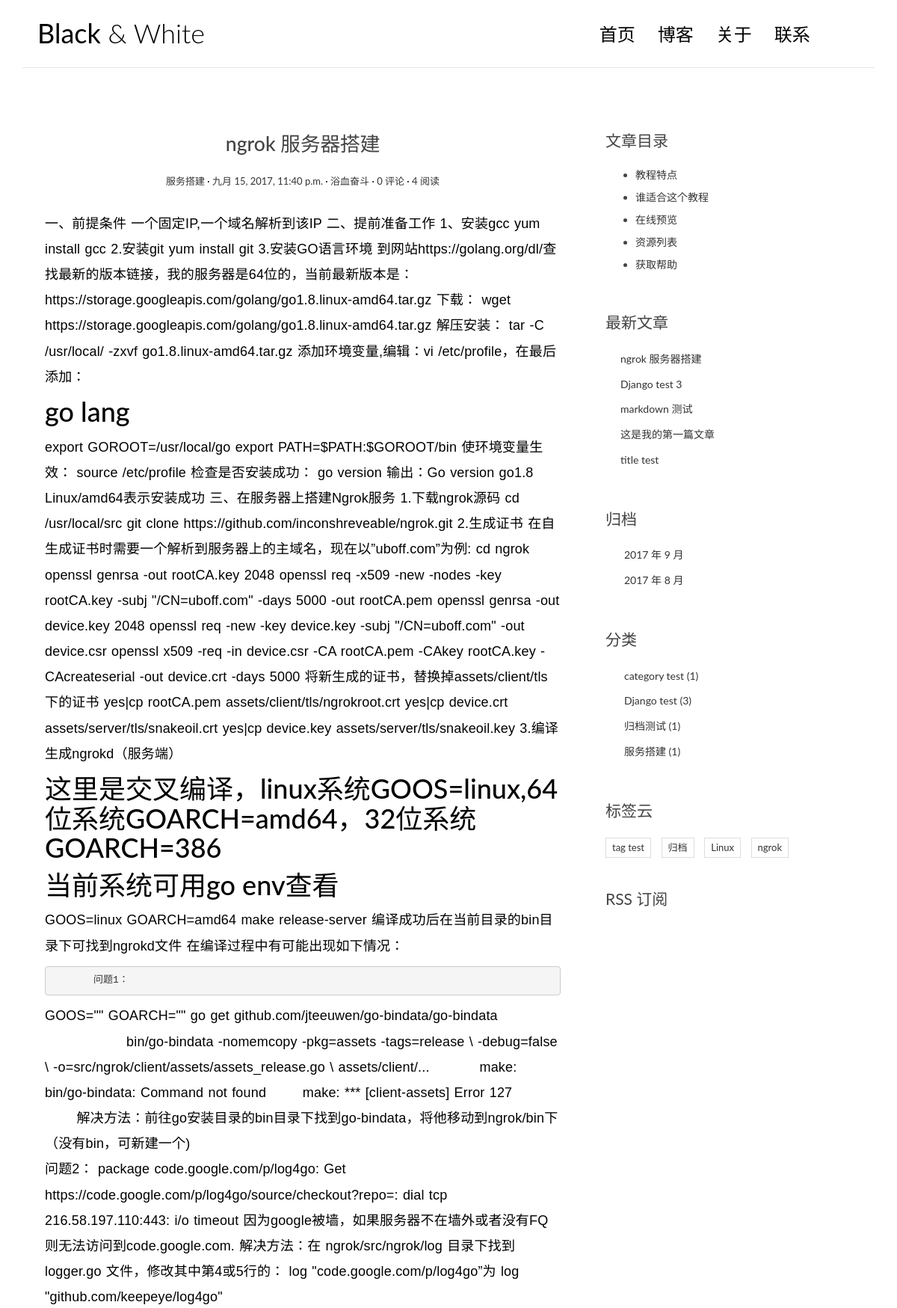
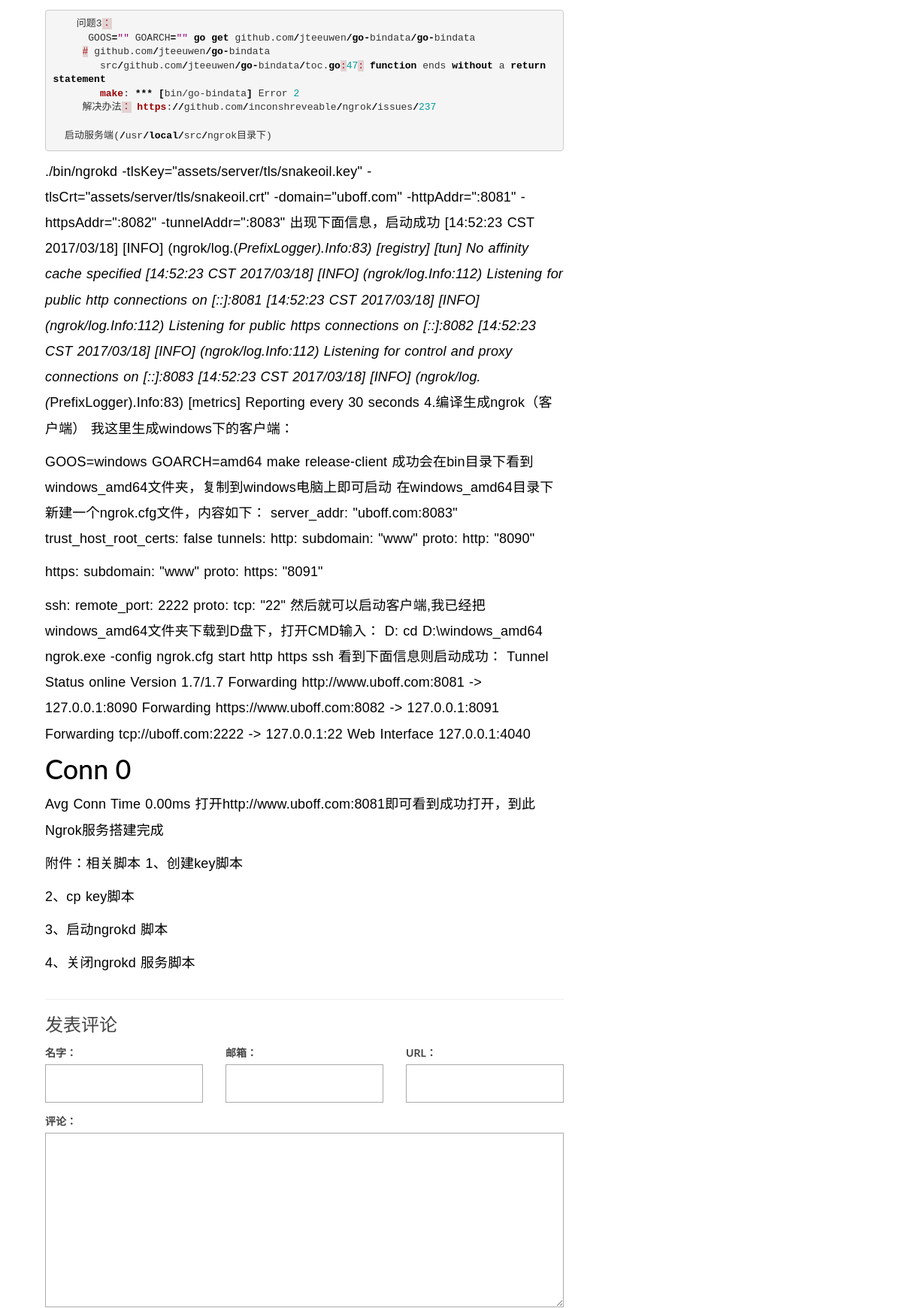
Page /post/6/ (upper part) on the committed database (2 pictures, top to bottom).
### blog/models.py (models this page shows, shortened)
@python_2_unicode_compatible
class Post(models.Model):
    title = models.CharField(max_length=70)
    body = models.TextField()
    created_time = models.DateTimeField()
    modified_time = models.DateTimeField()
    excerpt = models.CharField(max_length=200, blank=True)
    category = models.ForeignKey('Category')
    tags = models.ManyToManyField(Tag, blank=True)
    author = models.ForeignKey(User)
    views = models.PositiveIntegerField(default=0)
    def increase_views(self):
        self.views += 1
        self.save(update_fields=['views'])
    class Meta:
        ordering = ['-created_time']
    def get_absolute_url(self):
        print(reverse('blog:detail', kwargs={'pk': self.pk}))
        return reverse('blog:detail', kwargs={'pk': self.pk})
    def save(self, *args, **kwargs):
        super(Post, self).save(*args, **kwargs)

@python_2_unicode_compatible
class Category(models.Model):
    name = models.CharField(max_length=100)

@python_2_unicode_compatible
class Tag(models.Model):
    name = models.CharField(max_length=100)

### blog/views.py (the view)
# urls.py: url(r'^post/(?P<pk>[0-9]+)/$', views.detail, name='detail'),
def detail(request, pk):
    post = get_object_or_404(Post, pk=pk)
    post.increase_views()
    post.body = markdown.markdown(post.body,
                                  extensions=[
                                      'markdown.extensions.extra',
                                      'markdown.extensions.codehilite',
                                      'markdown.extensions.toc',
                                  ])
    form = CommentForm()
    comment_list = post.comment_set.all()
    context = {'post': post,
               'form': form,
               'comment_list': comment_list
               }
    return render(request, 'blog/detail.html', context=context)

### comments/forms.py
class CommentForm(forms.ModelForm):
    class Meta:
        model = Comment
        fields = ['name', 'email', 'url', 'text']

### blog/templatetags/blog_tags.py (called while the page is built)
@register.simple_tag
def get_recent_posts(num=5):
    return Post.objects.all().order_by('-created_time')[:num]

@register.simple_tag
def archivs():
    return Post.objects.dates('created_time','month',order='DESC')

@register.simple_tag
def get_categories():
    return Category.objects.annotate(num_posts=Count('post')).filter(num_posts__gt=0)

@register.simple_tag
def get_tags():
    return Tag.objects.annotate(num_posts=Count('post')).filter(num_posts__gt=0)

### templates/blog/detail.html (shortened to what this page needs)
{% extends 'base.html' %}
{% block main %}
    <article class="post post-{{ post.pk }}">
        <header class="entry-header">
            <h1 class="entry-title">{{ post.title }}</h1>
            <div class="entry-meta">
                <span class="post-category"><a href="#">{{ post.category.name }}</a></span>
                <span class="post-date"><a href="#"><time class="entry-date"
                                                          datetime="{{ post.created_time }}">{{ post.created_time }}</time></a></span>
                <span class="post-author"><a href="#">{{ post.author }}</a></span>
                <span class="comments-link"><a href="#">{{ post.comment_set.count }} 评论</a></span>
                <span class="views-count"><a href="#">{{ post.views }} 阅读</a></span>
            </div>
        </header>
        <div class="entry-content clearfix">
            {{ post.body | safe }}
        </div>
    </article>
    <section class="comment-area" id="comment-area">
        <hr>
        <h3>发表评论</h3>
        <form action="{% url 'comments:post_comment' post.pk %}" method="post" class="comment-form">
            <div class="row">
                <div class="col-md-4">
                    <label for="{{ form.name.id_for_label }}">名字：</label>
                    {{ form.name }}
                </div>
                <div class="col-md-4">
                    <label for="{{ form.email.id_for_label }}">邮箱：</label>
                    {{ form.email }}
                </div>
                <div class="col-md-4">
                    <label for="{{ form.url.id_for_label }}">URL：</label>
                    {{ form.url }}
                </div>
                <div class="col-md-12">
                    <label for="{{ form.text.id_for_label }}">评论：</label>
                    {{ form.text }}
                </div>
            </div>
        </form>
    </section>
{% endblock main %}
{% block toc %}
    <div class="widget widget-content">
        <h3 class="widget-title">文章目录</h3>
        <ul>
            <li>
                <a href="#">教程特点</a>
            </li>
            <li>
                <a href="#">谁适合这个教程</a>
            </li>
            <li>
                <a href="#">在线预览</a>
            </li>
            <li>
                <a href="#">资源列表</a>
            </li>
            <li>
                <a href="#">获取帮助</a>
            </li>
        </ul>
    </div>
{% endblock toc %}

### templates/base.html (shortened to what this page needs)
{% load staticfiles %}
{% load blog_tags %}
<!DOCTYPE html>
<html>
<head>
    <link rel="stylesheet" href="http://code.ionicframework.com/ionicons/2.0.1/css/ionicons.min.css">
    <link rel="stylesheet" href="{% static 'blog/css/bootstrap.min.css' %}">
    <link rel="stylesheet" href="{% static 'blog/css/pace.css' %}">
    <link rel="stylesheet" href="{% static 'blog/css/custom.css' %}">
    <link rel="stylesheet" href="{% static 'blog/css/highlights/github.css' %}">
</head>
<body>
<div class="container">
    <header id="site-header">
        <div class="row">
            <div class="col-md-4 col-sm-5 col-xs-8">
                <div class="logo">
                    <h1><a href="{% url 'blog:index' %}"><b>Black</b> &amp; White</a></h1>
                </div>
            </div>
            <div class="col-md-8 col-sm-7 col-xs-4">
                <nav class="main-nav" role="navigation">
                    <div class="collapse navbar-collapse" id="bs-example-navbar-collapse-1">
                        <ul class="nav navbar-nav navbar-right">
                            <li class="cl-effect-11"><a href="{% url 'blog:index' %}" data-hover="首页">首页</a></li>
                            <li class="cl-effect-11"><a href="full-width.html" data-hover="博客">博客</a></li>
                            <li class="cl-effect-11"><a href="about.html" data-hover="关于">关于</a></li>
                            <li class="cl-effect-11"><a href="contact.html" data-hover="联系">联系</a></li>
                        </ul>
                    </div>
                </nav>
            </div>
        </div>
    </header>
</div>
<div class="content-body">
    <div class="container">
        <div class="row">
            <main class="col-md-8">
                {% block main %}
                {% endblock main %}
            </main>
            <aside class="col-md-4">
                {% block toc %}
                {% endblock toc %}
                <div class="widget widget-recent-posts">
                    <h3 class="widget-title">最新文章</h3>
                    {% get_recent_posts as recent_post_list %}
                    <ul>
                        {% for post in recent_post_list %}
                            <li>
                                <a href="{{ post.get_absolute_url }}  ">{{ post.title }}</a>
                            </li>
                        {% empty %}
                            暂无文章
                        {% endfor %}
                    </ul>
                </div>
                <div class="widget widget-archives">
                    <h3 class="widget-title">归档</h3>
                    {% archivs as date_list %}
                    <ul>
                        {% for date in date_list %}
                            <li>
                                <a href="{% url 'blog:archives' date.year date.month %}">{{ date.year }}
                                    年 {{ date.month }} 月</a>
                            </li>
                        {% empty %}
                            暂无归档
                            </ul>
                        {% endfor %}
                </div>
                <div class="widget widget-category">
                    <h3 class="widget-title">分类</h3>
                    {% get_categories as category_list %}
                    <ul>
                        {% for category in category_list %}
                            <li>
                                <a href="{% url 'blog:category' category.pk %}">{{ category.name }} <span
                                        class="post-count">({{ category.num_posts }})</span></a>
                            </li>
                        {% empty %}
                            暂无分类
                            </ul>
                        {% endfor %}
                </div>
                <div class="widget widget-tag-cloud">
                    <h3 class="widget-title">标签云</h3>
                    {% get_tags as tag_list %}
                    <ul>
                        {% for tag in tag_list %}
                            <li>
                                <a href="{% url 'blog:tag' tag.pk %}">{{ tag.name }}</a>
                            </li>
                        {% endfor %}
                    </ul>
                </div>
                <div class="rss">
                    <a href="{% url 'rss' %}"> RSS 订阅</a>
                </div>
            </aside>
        </div>
    </div>
</div>
</body>
</html>

### blog/static/blog/css/custom.css (style rules this page uses)
* { outline: none; }
h1, h2, h3, h4, h5, h6 { margin-top: 0; }
b { font-weight: 400; }
a { color: #333; }
body { color: #444; font-family: 'Lato', sans-serif; }
p { font-family: 'Ubuntu', sans-serif; font-weight: 400; word-spacing: 1px; letter-spacing: 0.01em; }
#site-header { background-color: #FFF; padding: 25px 20px; margin-bottom: 40px; border-bottom: 1px solid #e7e7e7; }
.logo h1 a { color: #000; }
.logo h1 { margin: 0; font-family: 'Lato', sans-serif; font-weight: 300; }
.main-nav { margin-top: 11px; max-width: 95%; }
.main-nav a { color: #000000 !important; padding: 0 0 5px 0 !important; margin-right: 30px; font-family: 'Lato', sans-serif; font-weight: 300; font-size: 24px; }
.cl-effect-11 a { padding: 10px 0; color: #0972b4; text-shadow: none; }
.cl-effect-11 a::before { position: absolute; top: 0; left: 0; overflow: hidden; padding: 0 0 5px 0 !important; max-width: 0; border-bottom: 1px solid #000; color: #000; content: attr(data-hover); white-space: nowrap; -webkit-transition: max-width 0.5s; -moz-transition: max-width 0.5s; transition: max-width 0.5s; }
.content-body { padding-bottom: 4em; }
.post { background: #fff; padding: 30px 30px 0; }
.entry-title { text-align: center; font-size: 1.9em; margin-bottom: 20px; line-height: 1.6; padding: 10px 20px 0; }
.entry-meta { text-align: center; color: #DDDDDD; font-size: 13px; margin-bottom: 30px; }
.entry-content { font-size: 18px; line-height: 1.9; font-weight: 300; color: #000; }
.post-category::after, .post-date::after, .post-author::after, .comments-link::after { content: ' ·'; color: #000; }
.widget { background: #fff; padding: 30px 0 0; }
.widget-title { font-size: 1.5em; margin-bottom: 20px; line-height: 1.6; padding: 10px 0 0; font-weight: 400; }
.widget-recent-posts ul { padding: 0; margin: 0; padding-left: 20px; }
.widget-recent-posts ul li { list-style-type: none; position: relative; line-height: 170%; margin-bottom: 10px; }
.widget-recent-posts ul li::before { content: '\f3d3'; font-family: "Ionicons"; position: absolute; left: -17px; top: 3px; font-size: 16px; color: #000; }
.widget-archives ul { padding: 0; margin: 0; padding-left: 25px; }
.widget-archives ul li { list-style-type: none; position: relative; line-height: 170%; margin-bottom: 10px; }
.widget-archives ul li::before { content: '\f3f3'; font-family: "Ionicons"; position: absolute; left: -25px; top: 1px; font-size: 16px; color: #000; }
.widget-category ul { padding: 0; margin: 0; padding-left: 25px; }
.widget-category ul li { list-style-type: none; position: relative; line-height: 170%; margin-bottom: 10px; }
.widget-category ul li::before { content: '\f3fe'; font-family: "Ionicons"; position: absolute; left: -25px; top: 1px; font-size: 18px; color: #000; }
.widget-tag-cloud ul { padding: 0; margin: 0; margin-right: -10px; }
.widget-tag-cloud ul li { list-style-type: none; font-size: 13px; display: inline-block; margin-right: 10px; margin-bottom: 10px; padding: 3px 8px; border: 1px solid #ddd; }
.widget-content ul li { margin-bottom: 10px; }
.rss { font-size: 21px; margin-top: 30px; }
.rss a { color: #444; }
.contact-form input, .comment-form input { border: 1px solid #aaa; margin-bottom: 15px; width: 100%; padding: 15px 15px; font-size: 16px; line-height: 100%; transition: 0.4s border-color linear; }
.contact-form textarea, .comment-form textarea { border: 1px solid #aaa; margin-bottom: 15px; width: 100%; padding: 15px 15px; font-size: 16px; line-height: 20px !important; min-height: 183px; transition: 0.4s border-color linear; }
.comment-area { padding: 0 30px 0; }
.comment-form { margin-top: 15px; }

### blog/static/blog/css/highlights/github.css (style rules this page uses)
.codehilite .err { color: #a61717; background-color: #e3d2d2 }
.codehilite .k { color: #000000; font-weight: bold }
.codehilite .o { color: #000000; font-weight: bold }
.codehilite .nl { color: #990000; font-weight: bold }
.codehilite .w { color: #bbbbbb }
.codehilite .mi { color: #009999 }
.codehilite .ss { color: #990073 }

### rows in the picture
Post: title "ngrok 服务器搭建", category.name "服务搭建", created_time "九月 15, 2017, 11:40 p.m.", author "浴血奋斗", comment_set.count "0", views "4", body "一、前提条件 一个固定IP,一个域名解析到该IP 二、提前准备工作 1、安装gcc yum install gcc 2.安装git yum install git 3.安装GO语言环境 到网站https://golang.org/dl/查找最新的版本链接，我的服务器是64位的，当前最新版本是：https://storage.googleapis.com/golang/go1.8.linux-amd64.tar.gz 下载： wget https://storage.googleapis.com/golang/go1.8.linux-amd64.tar.gz 解压安装： tar -C /usr/local/ -zxvf go1.8.linux-amd64.tar.gz 添加环境变量,编辑：vi /etc/profile，在最后添加： go lang export GOROOT=/usr/local/go export PATH=$PATH:$GOROOT/bin 使环境变量生效： source /etc/profile 检查是否安装成功： go version 输出：Go version go1.8 Linux/amd64表示安装成功 三、在服务器上搭建Ngrok服务 1.下载ngrok源码 cd /usr/local/src git clone https://github.com/inconshreveable/ngrok.git 2.生成证书 在自生成证书时需要一个解析到服务器上的主域名，现在以”uboff.com”为例: cd ngrok openssl genrsa…"
Post: title "Django test 3"
Post: title "markdown 测试"
Post: title "这是我的第一篇文章"
Post: title "title test"
Category: name "category test", num_posts "1"
Category: name "Django test", num_posts "3"
Category: name "归档测试", num_posts "1"
Category: name "服务搭建", num_posts "1"
Tag: name "tag test"
Tag: name "归档"
Tag: name "Linux"
Tag: name "ngrok"

### other values in the picture
{{ date.year }} "2017" "2017"
{{ date.month }} "9" "8"
